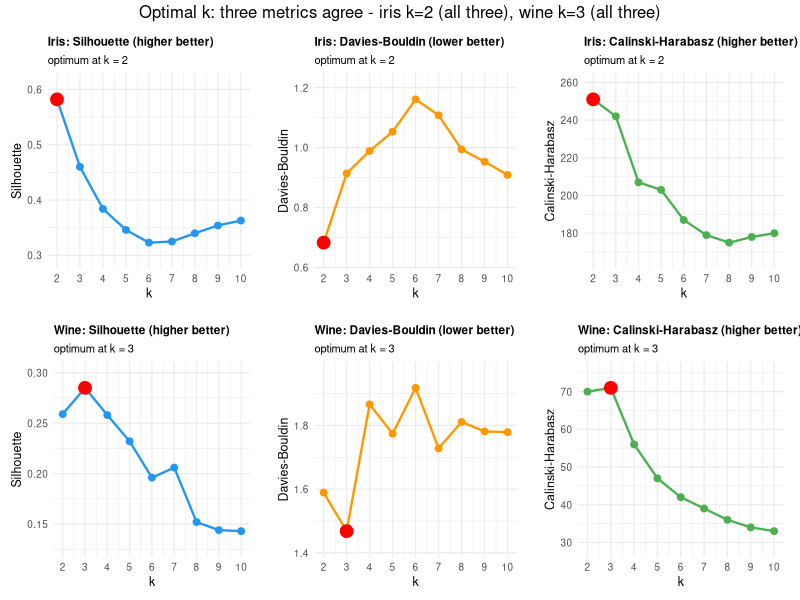
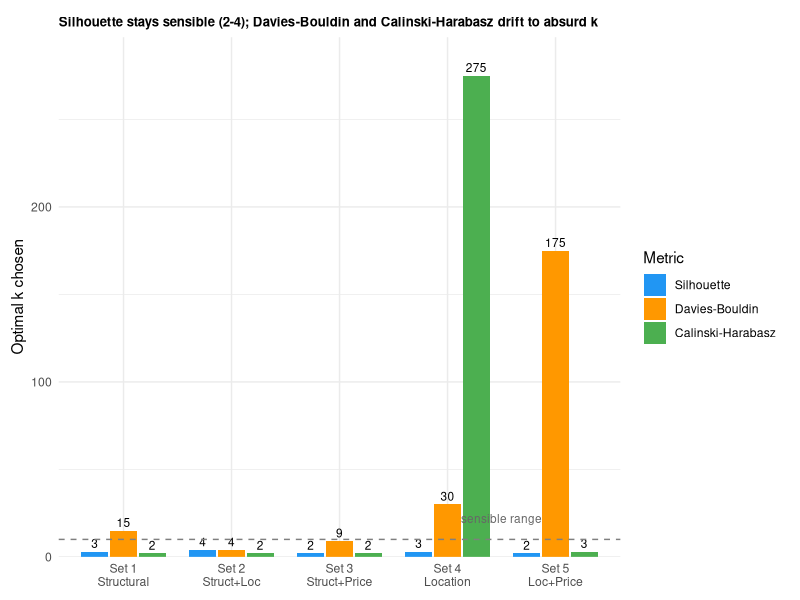

Write the R code that produced these figures, in order.

library(ggplot2)
library(gridExtra)

# ---------- FIGURE: iris & wine, three metrics ----------
k <- 2:10
iris_sil <- c(0.582,0.460,0.384,0.346,0.323,0.325,0.340,0.354,0.363)
iris_db  <- c(0.683,0.914,0.989,1.053,1.161,1.108,0.994,0.953,0.909)
iris_ch  <- c(251,242,207,203,187,179,175,178,180)
wine_sil <- c(0.259,0.285,0.258,0.232,0.196,0.206,0.152,0.144,0.143)
wine_db  <- c(1.589,1.468,1.866,1.774,1.918,1.728,1.811,1.781,1.779)
wine_ch  <- c(70,71,56,47,42,39,36,34,33)

mk_panel <- function(kk, vals, best_type, colour, title, ylab) {
  best_k <- if (best_type=="max") kk[which.max(vals)] else kk[which.min(vals)]
  df <- data.frame(k=kk, v=vals)
  # add headroom so nothing clips at top/bottom
  rng <- range(vals); pad <- 0.12*(rng[2]-rng[1])
  ggplot(df, aes(k, v)) +
    geom_line(colour=colour, linewidth=0.8) +
    geom_point(colour=colour, size=2) +
    geom_point(data=df[df$k==best_k,], colour="red", size=4) +
    scale_x_continuous(breaks=kk) +
    coord_cartesian(ylim=c(rng[1]-pad, rng[2]+pad), clip="off") +
    labs(title=title, subtitle=paste("optimum at k =", best_k), x="k", y=ylab) +
    theme_minimal(base_size=9) +
    theme(plot.title=element_text(face="bold", size=8.5),
          plot.subtitle=element_text(size=8),
          plot.margin=margin(10,12,8,8))   # extra margin prevents edge clipping
}

# LARGER canvas + wider so 3 columns don't squeeze
png("fig_optk_iriswine.png", width=3300, height=1900, res=300)
grid.arrange(
  mk_panel(k, iris_sil,"max","#2196F3","Iris: Silhouette (higher better)","Silhouette"),
  mk_panel(k, iris_db, "min","#FF9800","Iris: Davies-Bouldin (lower better)","Davies-Bouldin"),
  mk_panel(k, iris_ch, "max","#4CAF50","Iris: Calinski-Harabasz (higher better)","Calinski-Harabasz"),
  mk_panel(k, wine_sil,"max","#2196F3","Wine: Silhouette (higher better)","Silhouette"),
  mk_panel(k, wine_db, "min","#FF9800","Wine: Davies-Bouldin (lower better)","Davies-Bouldin"),
  mk_panel(k, wine_ch, "max","#4CAF50","Wine: Calinski-Harabasz (higher better)","Calinski-Harabasz"),
  ncol=3,
  top="Optimal k: three metrics agree - iris k=2 (all three), wine k=3 (all three)")
dev.off()
cat("saved fig_optk_iriswine.png\n")

# ---------- FIGURE: house drift ----------
sets <- c("Set 1\nStructural","Set 2\nStruct+Loc","Set 3\nStruct+Price",
          "Set 4\nLocation","Set 5\nLoc+Price")
drift <- data.frame(
  set = rep(sets, 3),
  metric = rep(c("Silhouette","Davies-Bouldin","Calinski-Harabasz"), each=5),
  k = c(3,4,2,3,2,  15,4,9,30,175,  2,2,2,275,3)
)
drift$set <- factor(drift$set, levels=sets)
drift$metric <- factor(drift$metric, levels=c("Silhouette","Davies-Bouldin","Calinski-Harabasz"))

png("fig_optk_housedrift.png", width=3000, height=1600, res=300)
ggplot(drift, aes(set, k, fill=metric)) +
  geom_col(position=position_dodge(0.8), width=0.75) +
  geom_text(aes(label=k), position=position_dodge(0.8), vjust=-0.4, size=3) +
  geom_hline(yintercept=10, linetype="dashed", colour="grey50") +
  annotate("text", x=4.5, y=22, label="sensible range", colour="grey40", size=3) +
  scale_fill_manual(values=c("Silhouette"="#2196F3","Davies-Bouldin"="#FF9800",
                             "Calinski-Harabasz"="#4CAF50")) +
  scale_y_continuous(expand=expansion(mult=c(0,0.08))) +
  labs(title="Silhouette stays sensible (2-4); Davies-Bouldin and Calinski-Harabasz drift to absurd k",
       x=NULL, y="Optimal k chosen", fill="Metric") +
  theme_minimal(base_size=11) +
  theme(plot.title=element_text(face="bold", size=9.5),
        legend.position="right",
        plot.margin=margin(12,12,8,8))
dev.off()
cat("saved fig_optk_housedrift.png\n")
cat("\nPart 1 done - 2 figures saved (fixed, no clipping).\n")
